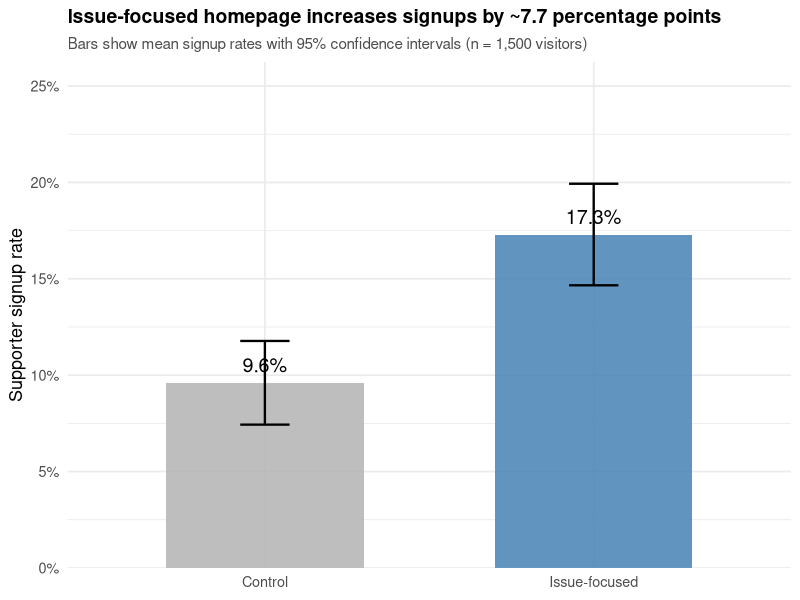

Write R code to recreate this figure.
## ---- chunk 1
# Load required libraries
library(ggplot2)
library(dplyr)

# Set seed for reproducibility
set.seed(7263)

# 1. Sample size
n <- 1500

# 2. Random treatment assignment (50/50 split)
treatment <- rbinom(n = n, size = 1, prob = 0.5)

# 3. Define potential outcomes
p_control <- 0.12      # Baseline signup probability
p_treated <- 0.17      # Treatment increases by 5 percentage points

Y0 <- rbinom(n = n, size = 1, prob = p_control)  # Outcome under control
Y1 <- rbinom(n = n, size = 1, prob = p_treated)  # Outcome under treatment

# 4. Realised outcome (depends on actual treatment received)
support_signup <- ifelse(treatment == 1, Y1, Y0)

# 5. Create data frame
party_ab <- data.frame(
  visitor_id = 1:n,
  treatment = treatment,
  support_signup = support_signup
)

# Display first few rows
head(party_ab)
## ---- chunk 2
# Summary statistics
summary(party_ab)

# Check treatment balance
table(party_ab$treatment)
prop.table(table(party_ab$treatment))

# Signup rates by group
aggregate(support_signup ~ treatment, data = party_ab, mean)
## ---- chunk 3
# Calculate group means and standard errors
group_summary <- party_ab %>%
  group_by(treatment) %>%
  summarise(
    mean_signup = mean(support_signup),
    se = sqrt(mean_signup * (1 - mean_signup) / n()),
    .groups = "drop"
  ) %>%
  mutate(
    treatment_label = ifelse(treatment == 0, "Control", "Issue-focused"),
    ci_lower = mean_signup - 1.96 * se,
    ci_upper = mean_signup + 1.96 * se
  )

# Create the plot
ggplot(group_summary, aes(x = treatment_label, y = mean_signup, fill = treatment_label)) +
  geom_col(width = 0.6, alpha = 0.85) +
  geom_errorbar(
    aes(ymin = ci_lower, ymax = ci_upper),
    width = 0.15,
    linewidth = 0.8
  ) +
  geom_text(
    aes(label = paste0(round(mean_signup * 100, 1), "%")),
    vjust = -0.7,
    size = 5
  ) +
  scale_y_continuous(
    limits = c(0, 0.25),
    labels = scales::percent_format(accuracy = 1),
    expand = expansion(mult = c(0, 0.05))
  ) +
  scale_fill_manual(values = c("Control" = "gray70", "Issue-focused" = "steelblue")) +
  labs(
    x = NULL,
    y = "Supporter signup rate",
    title = "Issue-focused homepage increases signups by ~7.7 percentage points",
    subtitle = "Bars show mean signup rates with 95% confidence intervals (n = 1,500 visitors)"
  ) +
  theme_minimal(base_size = 13) +
  theme(
    legend.position = "none",
    plot.title = element_text(face = "bold", size = 14),
    plot.subtitle = element_text(size = 11, color = "gray30")
  )
## ---- chunk 4
# 1. Difference-in-means (ATE)
mean_control <- mean(party_ab$support_signup[party_ab$treatment == 0])
mean_treated <- mean(party_ab$support_signup[party_ab$treatment == 1])
ate_diff <- mean_treated - mean_control

# 2. Linear Probability Model
lm_model <- lm(support_signup ~ treatment, data = party_ab)

# 3. Logistic Regression
logit_model <- glm(support_signup ~ treatment, 
                   data = party_ab, 
                   family = binomial(link = "logit"))

# Predicted probabilities from logit
p_control_logit <- predict(logit_model, 
                           newdata = data.frame(treatment = 0), 
                           type = "response")
p_treated_logit <- predict(logit_model, 
                           newdata = data.frame(treatment = 1), 
                           type = "response")
ate_logit <- p_treated_logit - p_control_logit

# Display results
results <- data.frame(
  Method = c("Difference-in-means", "Linear Probability Model", "Logistic Regression"),
  ATE = c(ate_diff, coef(lm_model)["treatment"], ate_logit)
)
print(results)
## ---- chunk 5
summary(lm_model)
## ---- chunk 6
# Add simulated covariate
party_ab$high_interest <- rbinom(nrow(party_ab), size = 1, prob = 0.4)

# Interaction model
lm_het_interest <- lm(support_signup ~ treatment * high_interest, data = party_ab)
summary(lm_het_interest)

# Calculate treatment effects by subgroup
# Low interest (high_interest = 0)
te_low <- coef(lm_het_interest)["treatment"]

# High interest (high_interest = 1)  
te_high <- coef(lm_het_interest)["treatment"] + coef(lm_het_interest)["treatment:high_interest"]

data.frame(
  Subgroup = c("Low Interest", "High Interest"),
  Treatment_Effect = c(te_low, te_high)
)
